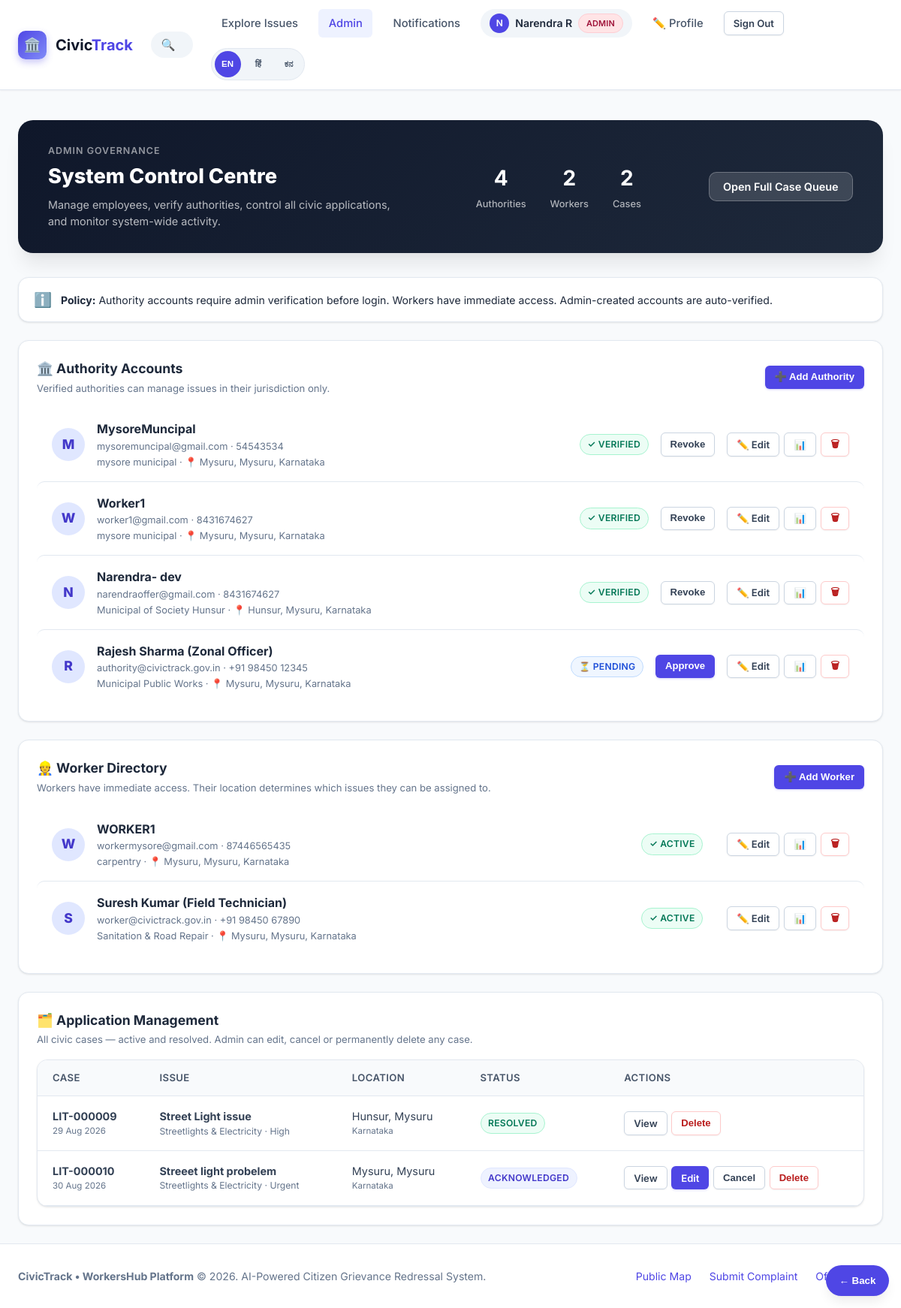
The page /admin (signed in) on the database as committed earlier.
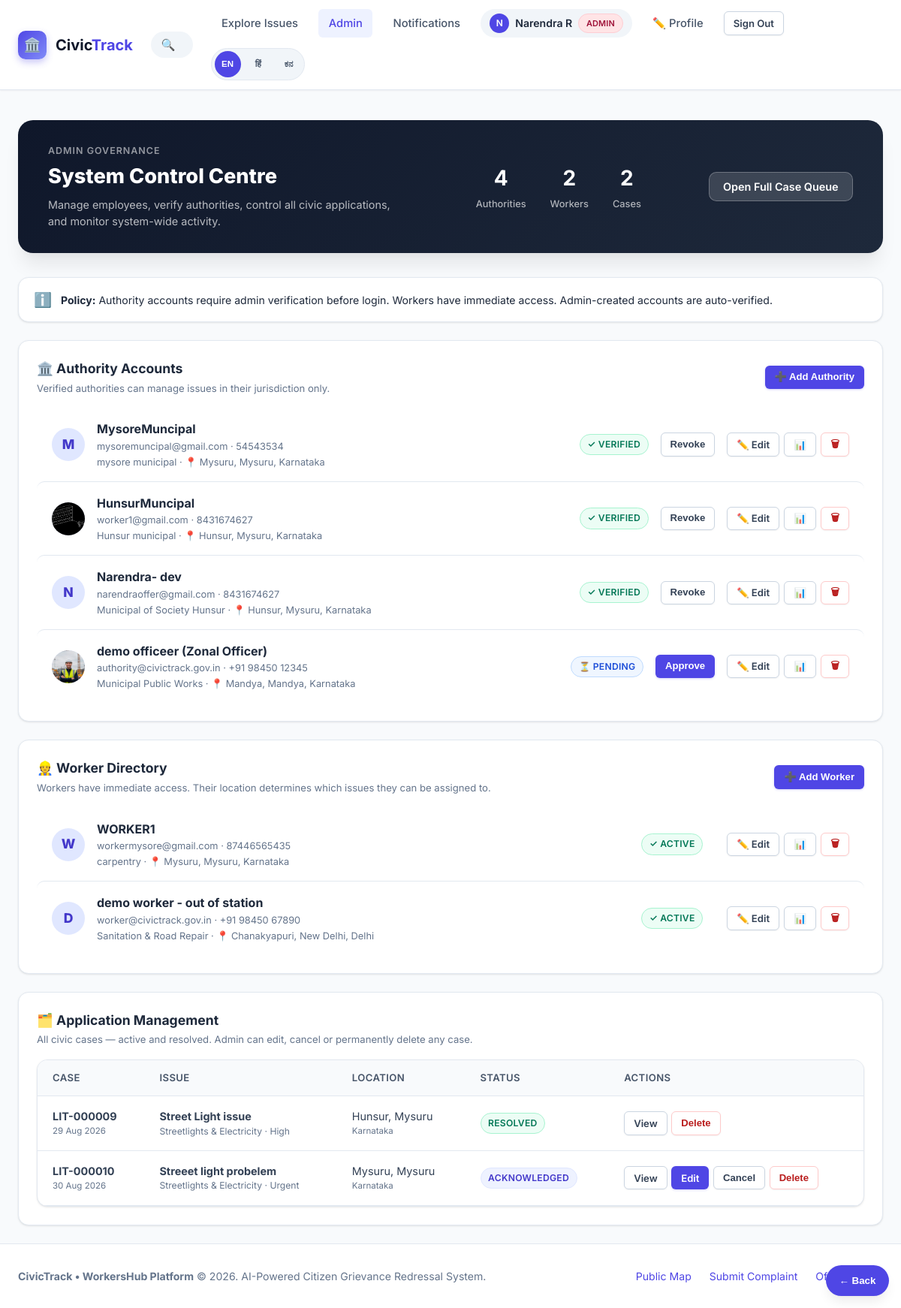
The same page on the database as committed later.
### models.py (models this page shows, shortened)
class User(UserMixin, db.Model):
    __tablename__ = "users"
    id = db.Column(db.Integer, primary_key=True)
    name = db.Column(db.String(120), nullable=False)
    email = db.Column(db.String(160), unique=True, nullable=False, index=True)
    password_hash = db.Column(db.String(255), nullable=False)
    role = db.Column(db.String(20), nullable=False, default="citizen")  # citizen | authority | worker | admin
    phone = db.Column(db.String(20), nullable=True)
    state = db.Column(db.String(100), nullable=True)
    district = db.Column(db.String(100), nullable=True)
    city_town = db.Column(db.String(120), nullable=True)
    department = db.Column(db.String(100), nullable=True)  # For authority/worker: e.g. Roads, Sanitation
    profile_photo = db.Column(db.String(255), nullable=True)
    is_verified = db.Column(db.Boolean, nullable=False, default=False)
    created_at = db.Column(db.DateTime, default=datetime.utcnow)
    reported_issues = db.relationship("Issue", backref="reporter", lazy="dynamic",
                                      foreign_keys="Issue.reporter_id")
    assigned_issues = db.relationship("Issue", backref="assignee", lazy="dynamic",
                                      foreign_keys="Issue.assigned_to_id")
    assignments = db.relationship("IssueAssignment", backref="user", lazy="dynamic",
                                  foreign_keys="IssueAssignment.user_id", cascade="all, delete-orphan")
    chat_messages = db.relationship("ChatMessage", backref="sender", lazy="dynamic",
                                    foreign_keys="ChatMessage.user_id", cascade="all, delete-orphan")
    upvotes = db.relationship("Upvote", backref="user", lazy="dynamic", cascade="all, delete-orphan")
    notifications = db.relationship("Notification", backref="user", lazy="dynamic", cascade="all, delete-orphan")
    @property
    def is_admin(self):
        return self.role == "admin"

### app.py (the view)
@app.route("/admin")
@login_required
@admin_required
def admin_panel():
    authorities = User.query.filter_by(role="authority").order_by(User.created_at.desc()).all()
    workers = User.query.filter_by(role="worker").order_by(User.created_at.desc()).all()
    active_issues = Issue.query.order_by(Issue.updated_at.asc()).all()
    states = [r[0] for r in db.session.query(Place.state).distinct().order_by(Place.state).all()]
    return render_template("admin_panel.html", authorities=authorities, workers=workers, active_issues=active_issues, states=states)

### app.py (called while the page is built)
@login_manager.user_loader
def load_user(user_id):
    return User.query.get(int(user_id))

@app.context_processor
def inject_global_data():
    unread_notifications_count = 0
    if current_user.is_authenticated:
        unread_notifications_count = Notification.query.filter_by(
            user_id=current_user.id, is_read=False
        ).count()
    return {
        "unread_notifications_count": unread_notifications_count,
        "CATEGORIES": Config.CATEGORIES,
        "STATUSES": Config.STATUSES,
        "PRIORITIES": Config.PRIORITIES,
        "current_year": datetime.utcnow().year,
    }

def admin_required(view):
    @wraps(view)
    def wrapped(*args, **kwargs):
        if not current_user.is_authenticated or not current_user.is_admin:
            flash("Admin access is required for this area.", "warning")
            return redirect(url_for("login"))
        return view(*args, **kwargs)
    return wrapped

### templates/admin_panel.html (shortened to what the changed rows need)
{% extends "base.html" %}
{% block content %}
<div class="admin-hero">
  <div>
    <h1 style="font-size:1.7rem;font-weight:800;margin:.25rem 0 .4rem;">System Control Centre</h1>
  </div>
</div>
<div class="card" style="padding:1.5rem;margin-bottom:1.5rem;">
  <div class="section-header">
    <div>
      <h2 style="font-size:1.1rem;font-weight:700;">🏛️ Authority Accounts</h2>
    </div>
  </div>
  <div>
    {% for user in authorities %}
    <div class="employee-row">
      <div class="emp-mini-avatar">
        {% if user.profile_photo %}
          <img src="{{ url_for('static', filename='uploads/' + user.profile_photo) }}" alt="{{ user.name }}">
        {% else %}
          {{ user.name[0]|upper }}
        {% endif %}
      </div>
      <div>
        <div class="emp-name">{{ user.name }}</div>
        <div class="emp-meta">{{ user.email }} · {{ user.phone or 'No phone' }}</div>
        <div class="emp-meta">{{ user.department or '—' }} · 📍 {{ user.city_town or '—' }}, {{ user.district or '—' }}, {{ user.state or '—' }}</div>
      </div>
      <div>
        {% if user.is_verified %}
          <span class="badge badge-resolved">✓ Verified</span>
        {% else %}
          <span class="badge badge-reported">⏳ Pending</span>
        {% endif %}
      </div>
      <form method="POST" action="{{ url_for('verify_user', user_id=user.id) }}" style="display:inline;">
        <button class="btn btn-sm {% if user.is_verified %}btn-secondary{% else %}btn-primary{% endif %}">
          {% if user.is_verified %}Revoke{% else %}Approve{% endif %}
        </button>
      </form>
      <div class="emp-actions">
        <a href="{{ url_for('admin_edit_user', user_id=user.id) }}" class="btn btn-sm btn-secondary">✏️ Edit</a>
        <a href="{{ url_for('admin_user_activity', user_id=user.id) }}" class="btn btn-sm btn-secondary">📊</a>
        <form method="POST" action="{{ url_for('admin_delete_user', user_id=user.id) }}"
              onsubmit="return confirm('Permanently delete {{ user.name }}? This cannot be undone.')">
          <button type="submit" class="btn btn-sm btn-secondary" style="color:var(--danger-text);border-color:var(--danger-border);">🗑</button>
        </form>
      </div>
    </div>
    {% else %}
    <div style="text-align:center;padding:2.5rem;color:var(--slate-400);">No authority accounts yet. Add one above.</div>
    {% endfor %}
  </div>
</div>
<div class="card" style="padding:1.5rem;margin-bottom:1.5rem;">
  <div class="section-header">
    <div>
      <h2 style="font-size:1.1rem;font-weight:700;">👷 Worker Directory</h2>
    </div>
  </div>
  <div>
    {% for user in workers %}
    <div class="employee-row">
      <div class="emp-mini-avatar">
        {% if user.profile_photo %}
          <img src="{{ url_for('static', filename='uploads/' + user.profile_photo) }}" alt="{{ user.name }}">
        {% else %}
          {{ user.name[0]|upper }}
        {% endif %}
      </div>
      <div>
        <div class="emp-name">{{ user.name }}</div>
        <div class="emp-meta">{{ user.email }} · {{ user.phone or 'No phone' }}</div>
        <div class="emp-meta">{{ user.department or '—' }} · 📍 {{ user.city_town or '—' }}, {{ user.district or '—' }}, {{ user.state or '—' }}</div>
      </div>
      <div>
        <span class="badge badge-resolved">✓ Active</span>
      </div>
      <div class="emp-actions">
        <a href="{{ url_for('admin_edit_user', user_id=user.id) }}" class="btn btn-sm btn-secondary">✏️ Edit</a>
        <a href="{{ url_for('admin_user_activity', user_id=user.id) }}" class="btn btn-sm btn-secondary">📊</a>
        <form method="POST" action="{{ url_for('admin_delete_user', user_id=user.id) }}"
              onsubmit="return confirm('Permanently delete {{ user.name }}? This cannot be undone.')">
          <button type="submit" class="btn btn-sm btn-secondary" style="color:var(--danger-text);border-color:var(--danger-border);">🗑</button>
        </form>
      </div>
    </div>
    {% else %}
    <div style="text-align:center;padding:2.5rem;color:var(--slate-400);">No workers registered yet. Add one above.</div>
    {% endfor %}
  </div>
</div>
<div class="card" style="padding:1.5rem;">
  <div class="section-header">
    <div>
      <h2 style="font-size:1.1rem;font-weight:700;">🗂️ Application Management</h2>
    </div>
  </div>
  <div class="table-responsive">
    <table class="table">
      <thead>
        <tr>
          <th>Case</th>
          <th>Issue</th>
          <th>Location</th>
          <th>Status</th>
          <th>Actions</th>
        </tr>
      </thead>
    </table>
  </div>
</div>
{% endblock %}

Rows that differ between the two databases and show on the page:
changed User "worker1@gmail.com": profile_photo: picture added; name "Worker1" → "HunsurMuncipal"; department "mysore municipal" → "Hunsur municipal"; city_town "Mysuru" → "Hunsur"; name "W" → (not shown)
changed User "authority@civictrack.gov.in": profile_photo: picture added; name "Rajesh Sharma (Zonal Officer)" → "demo officeer (Zonal Officer)"; city_town "Mysuru" → "Mandya"; district "Mysuru" → "Mandya"; name "R" → (not shown)
changed User "worker@civictrack.gov.in": name "S" → "D"; name "Suresh Kumar (Field Technician)" → "demo worker - out of station"; city_town "Mysuru" → "Chanakyapuri"; district "Mysuru" → "New Delhi"; state "Karnataka" → "Delhi"
